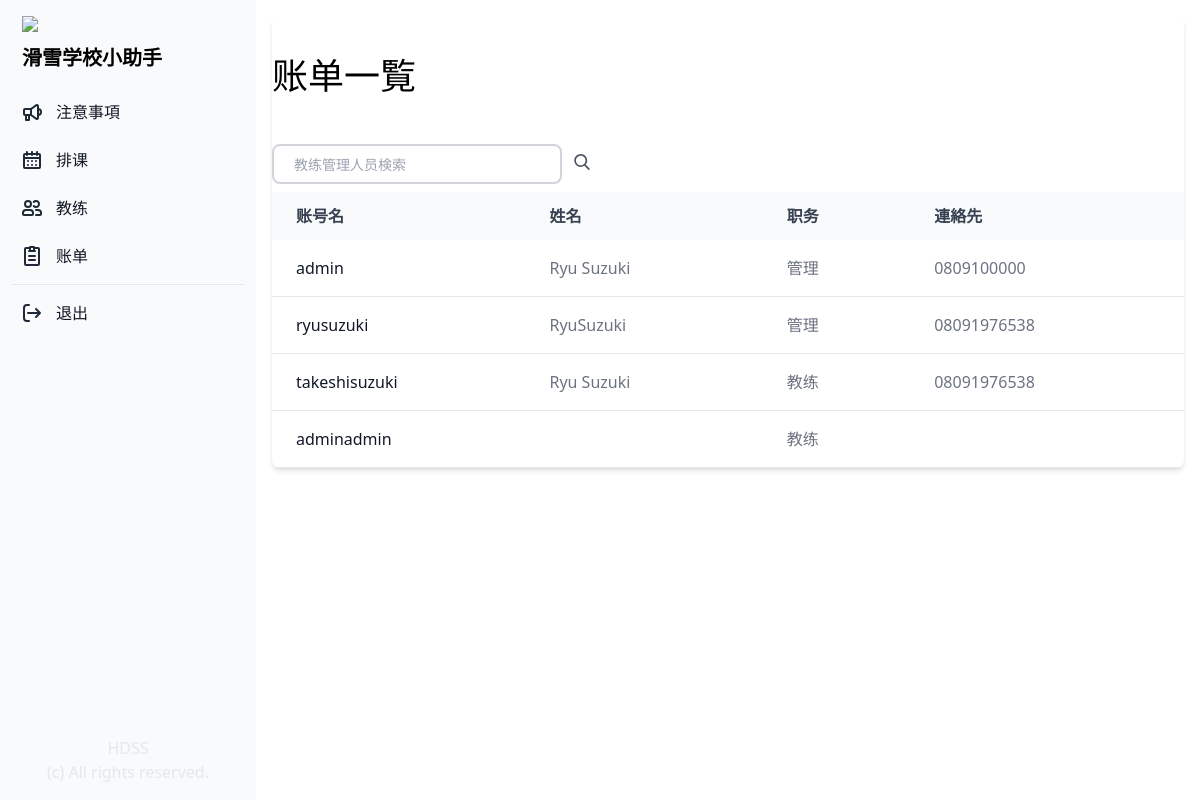
The app's page /commission/ (signed in) with its own data.
### manager/models.py (models this page shows, shortened)
class Profile(models.Model):
    COLORS = (
        ('#808080', '灰色'),
        ('#ff6961', '赤色'),
        ('#ffb480', '橙色'),
        ('#f8f38d', '黄色'),
        ('#42d6a4', '緑色'),
        ('#08cad1', '水色'),
        ('#59adf6', '青色'),
        ('#9d94ff', '紫色'),
        ('#c780e8', '桃色'),
    )
    TYPE = (
        ('管理', '管理'),
        ('教练', '教练'),
        ('其他', '其他'),
    )
    SKI = (
        ('双板无极', '双板无极'),
        ('双板1级', '双板1级'),
        ('双板2级', '双板2级'),
        ('双板3级', '双板3级'),
        ('双板4级', '双板4级'),
    )
    SNOWBOARD = (
        ('单板无极', '单板无极'),
        ('单板1级', '单板1级'),
        ('单板2级', '单板2级'),
        ('单板3级', '单板3级'),
        ('单板4级', '单板4级'),
    )
    SKI_SYSTEM = (
        ('加拿大', '加拿大'),
        ('新西兰', '新西兰'),
        ('澳洲', '澳洲'),
        ('日本', '日本'),
        ('其他', '其他'),
        ('无', '无'),
    )
    SNOWBOARD_SYSTEM = (
        ('加拿大', '加拿大'),
        ('新西兰', '新西兰'),
        ('澳洲', '澳洲'),
        ('日本', '日本'),
        ('其他', '其他'),
        ('无', '无'),
    )
    user = models.OneToOneField(User, on_delete=models.CASCADE)
    birthday = models.DateField("生年月日", blank=True, null=True)
    color = models.CharField("教练色", max_length=30, choices=COLORS)
    contract_type = models.CharField("职务", max_length=50, choices=TYPE, default='教练')
    fullname = models.CharField("姓名", max_length=20, blank=True)
    phone = models.CharField("電話", max_length=20, blank=True)
    email = models.CharField("邮箱", max_length=50, blank=True)
    wechat = models.CharField("微信", max_length=20, blank=True)
    whatsapp = models.CharField("Whatsapp", max_length=20, blank=True)
    line = models.CharField("LINE", max_length=20, blank=True)
    ski_system = models.CharField("双板体系", max_length=50, choices=SKI_SYSTEM, default='加拿大')
    snowboard_system = models.CharField("单板体系", max_length=50, choices=SNOWBOARD_SYSTEM, default='加拿大')
    ski = models.CharField("级别", max_length=50, choices=SKI, default='双板1级')
    snowboard = models.CharField("级别", max_length=50, choices=SNOWBOARD, default='单板1级')
    accommodation = models.CharField("宿舍", max_length=20, blank=True)
    commission = models.DecimalField("提成", max_digits=10, decimal_places=2, default=0.00)
    note = models.CharField("備考", max_length=500, blank=True)
    is_active = models.BooleanField("現役中", default=True)
    date_created = models.DateTimeField("作成日", auto_now_add=True)
    updated_at = models.DateTimeField("更新日", auto_now=True)

### manager/views.py (the view)
# urls.py: path('commission/', views.commission, name="commission"),
@login_required(login_url='/login_user/')
def commission(request):
    if request.user.is_authenticated:
        profiles = Profile.objects.all()
        lessons = Lesson.objects.all()
        return render(request, "commission.html", {"profiles": profiles, "lessons": lessons})
    else:
        messages.success(request, "请先登录。")
        return redirect("login_user")

### manager/templates/commission.html (shortened to what this page needs)
{% extends "base.html" %}
{% block content %}
<div class="p-4 sm:ml-64">
    <div class="relative overflow-x-auto shadow-md sm:rounded-lg">
        <div class="px-auto">
            <h1 class="text-4xl py-10">账单一覧
            </h1>
            <form class="py-2 relative mx-auto text-gray-600" method="post">
                <input class="border-2 border-gray-300 bg-white h-10 px-5 pr-16 rounded-lg text-sm focus:outline-none"
                    type="search" name="keyword" placeholder="教练管理人员検索">
                <button type="submit" class="m-auto px-2">
                </button>
            </form>
        </div>
        <table class="w-full text-normal text-left rtl:text-right text-gray-500 dark:text-gray-400">
            <thead
                class="text-normal text-gray-700 uppercase bg-gray-50 whitespace-nowrap dark:bg-gray-700 dark:text-gray-400">
                <tr>
                    <th scope="col" class="px-6 py-3">
                        账号名
                    </th>
                    <th scope="col" class="px-6 py-3">
                        姓名
                    </th>
                    <th scope="col" class="px-6 py-3">
                        职务
                    </th>
                    <th scope="col" class="px-6 py-3">
                        連絡先
                    </th>
                </tr>
            </thead>
            <tbody>
                {% for profile in profiles %}
                {% if profile.is_active == True %}
                <tr class="border-b">
                    <th scope="row" class="pl-6 pr-3 py-4 font-medium whitespace-nowrap text-gray-900">
                        {{ profile.user }}
                    </th>
                    <td class="px-6 py-4 whitespace-nowrap">
                        {{ profile.fullname }}
                    </td>
                    <td class="px-6 py-4 whitespace-nowrap">
                        {{ profile.contract_type }}
                    </td>
                    <td class="px-6 py-4 whitespace-nowrap">
                        {{ profile.phone }}
                    </td>
                </tr>
                {% endif %}
                {% endfor %}
            </tbody>
        </table>
    </div>
</div>
{% endblock %}

### records on screen
Profile: user "admin", fullname "Ryu Suzuki", contract_type "管理", phone "0809100000"
Profile: user "ryusuzuki", fullname "RyuSuzuki", contract_type "管理", phone "08091976538"
Profile: user "takeshisuzuki", fullname "Ryu Suzuki", contract_type "教练", phone "08091976538"
Profile: user "adminadmin", contract_type "教练"
